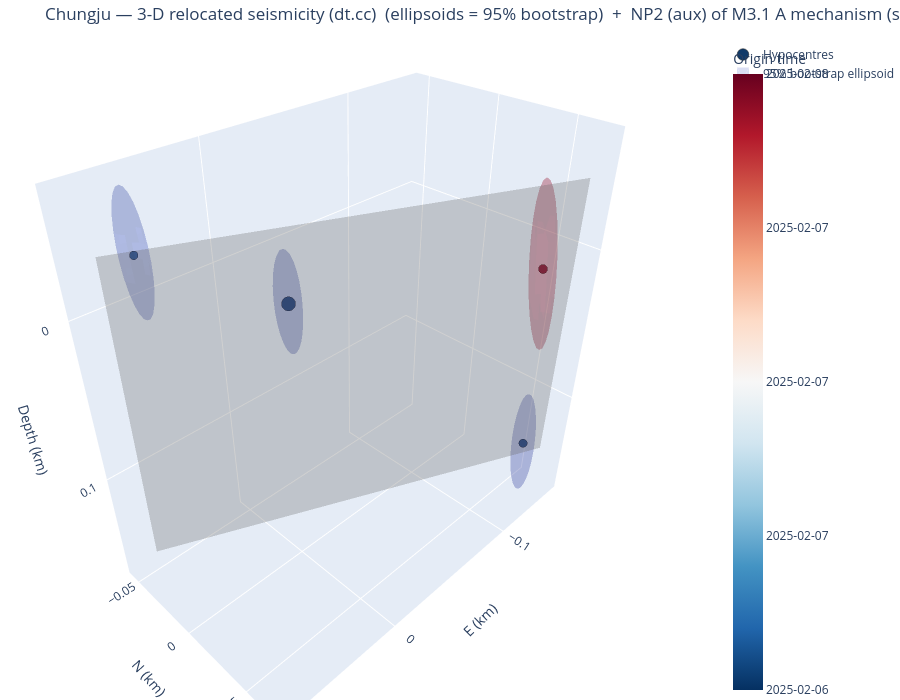

This figure's notebook cell:
### Markdown cell above
The same view with the per-event uncertainty drawn as a **95% bootstrap error ellipsoid**
(`error="ellipsoid"`) instead of whisker bars: each ellipsoid's shape is the bootstrap sample covariance
and its size the empirical 95% Mahalanobis radius (95% of replicas inside), coloured like its hypocentre.
Tight horizontal but loose depth control shows up as a vertically elongated ellipsoid.

### Code cell
fig3d_e = viz.plot_3d_plane(cfg, VELMODEL, error="ellipsoid", frame_from=FRAME_FROM, mech_select=MECH_SELECT)
try:
    fig3d_e.write_image(f"/tmp/{CLUSTER}_3d_ellipsoid.png", scale=2)
except Exception:
    pass
fig3d_e

### Figure 1 — Plotly figure (JSON) as saved in the notebook; plotly's stock layout.template omitted (floating-point values rounded to 4 significant figures; data arrays with more than 128 entries replaced by an {"elided": "..."} marker saying what was removed)
{"data": [{"marker": {"color": [20130.0, 20130.0, 20130.0, 20130.0], "colorbar": {"ticktext": ["2025-02-06", "2025-02-07", "2025-02-07", "2025-02-07", "2025-02-08"], "tickvals": [20130.0, 20130.0, 20130.0, 20130.0, 20130.0], "title": {"text": "Origin time"}}, "colorscale": [[0.0, "rgb(5,48,97)"], [0.1, "rgb(33,102,172)"], [0.2, "rgb(67,147,195)"], [0.3, "rgb(146,197,222)"], [0.4, "rgb(209,229,240)"], [0.5, "rgb(247,247,247)"], [0.6, "rgb(253,219,199)"], [0.7, "rgb(244,165,130)"], [0.8, "rgb(214,96,77)"], [0.9, "rgb(178,24,43)"], [1.0, "rgb(103,0,31)"]], "line": {"color": "black", "width": 0.5}, "opacity": 0.95, "size": [16.4, 9.6, 10.0, 10.4]}, "mode": "markers", "name": "Hypocentres", "text": ["200000  M3.1", "200001  M1.4", "200002  M1.5", "200003  M1.6"], "type": "scatter3d", "x": [0.0, -0.1325, 0.0518, -0.1214], "y": [0.0, 0.0621, -0.046, 0.0638], "z": [0.0, 0.1306, -0.028, 0.0029]}, {"alphahull": 0, "color": "rgb(58,76,192)", "flatshading": true, "hoverinfo": "skip", "name": "95% bootstrap ellipsoid", "opacity": 0.18, "showlegend": true, "showscale": false, "type": "mesh3d", "x": {"elided": "196 float values"}, "y": {"elided": "196 float values"}, "z": {"elided": "196 float values"}}, {"alphahull": 0, "color": "rgb(60,79,195)", "flatshading": true, "hoverinfo": "skip", "name": "95% bootstrap ellipsoid", "opacity": 0.18, "showlegend": false, "showscale": false, "type": "mesh3d", "x": {"elided": "196 float values"}, "y": {"elided": "196 float values"}, "z": {"elided": "196 float values"}}, {"alphahull": 0, "color": "rgb(69,91,205)", "flatshading": true, "hoverinfo": "skip", "name": "95% bootstrap ellipsoid", "opacity": 0.18, "showlegend": false, "showscale": false, "type": "mesh3d", "x": {"elided": "196 float values"}, "y": {"elided": "196 float values"}, "z": {"elided": "196 float values"}}, {"alphahull": 0, "color": "rgb(179,3,38)", "flatshading": true, "hoverinfo": "skip", "name": "95% bootstrap ellipsoid", "opacity": 0.18, "showlegend": false, "showscale": false, "type": "mesh3d", "x": {"elided": "196 float values"}, "y": {"elided": "196 float values"}, "z": {"elided": "196 float values"}}, {"color": "gray", "hoverinfo": "name", "i": [0, 0], "j": [1, 3], "k": [3, 2], "name": "NP2 (aux) of M3.1 A mechanism 114/89", "opacity": 0.3, "showscale": false, "type": "mesh3d", "x": [0.07511, 0.07602, -0.1498, -0.1489], "y": [-0.03548, -0.03343, 0.06503, 0.06708], "z": [0.1432, -0.0404, 0.1432, -0.0404]}], "layout": {"height": 700, "margin": {"b": 0, "l": 0, "r": 0, "t": 40}, "scene": {"aspectmode": "data", "xaxis": {"title": {"text": "E (km)"}}, "yaxis": {"title": {"text": "N (km)"}}, "zaxis": {"autorange": "reversed", "title": {"text": "Depth (km)"}}}, "title": {"text": "Chungju — 3-D relocated seismicity (dt.cc)  (ellipsoids = 95% bootstrap)  +  NP2 (aux) of M3.1 A mechanism (strike 114°, dip 89°)"}}}
